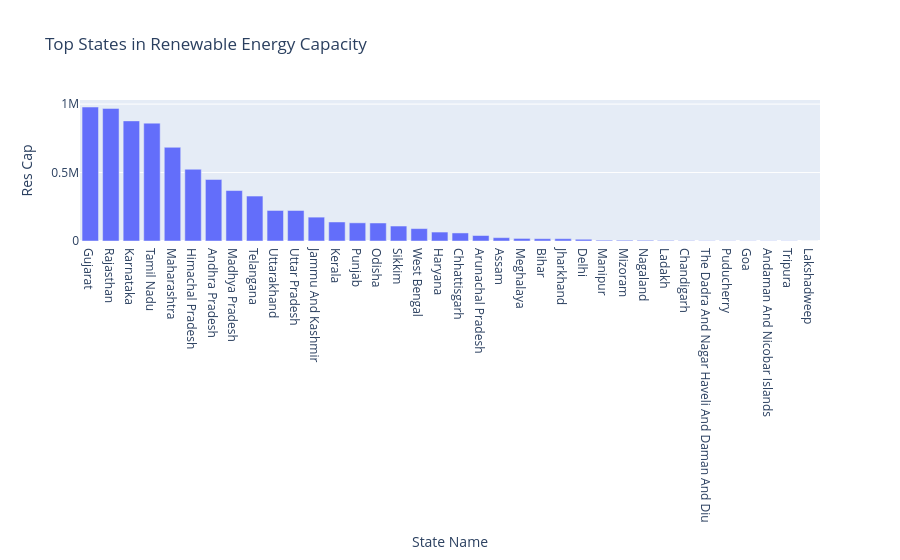

Source (notebook cell):
### Markdown cell above
The bar chart shows the top states in India with renewable source of energy capacity.

### Code cell
renew = cp.groupby('State Name')['Res Cap'].sum().reset_index()

fig = px.bar(
    renew.sort_values(by='Res Cap', ascending=False),
    x='State Name',
    y='Res Cap',
    title='Top States in Renewable Energy Capacity'
)

fig.show()

### Figure 1 — Plotly figure (JSON) as saved in the notebook; plotly's stock layout.template omitted (floating-point values rounded to 4 significant figures)
{"data": [{"hovertemplate": "State Name=%{x}<br>Res Cap=%{y}<extra></extra>", "legendgroup": "", "marker": {"color": "#636efa", "pattern": {"shape": ""}}, "name": "", "orientation": "v", "showlegend": false, "textposition": "auto", "type": "bar", "x": ["Gujarat", "Rajasthan", "Karnataka", "Tamil Nadu", "Maharashtra", "Himachal Pradesh", "Andhra Pradesh", "Madhya Pradesh", "Telangana", "Uttarakhand", "Uttar Pradesh", "Jammu And Kashmir", "Kerala", "Punjab", "Odisha", "Sikkim", "West Bengal", "Haryana", "Chhattisgarh", "Arunachal Pradesh", "Assam", "Meghalaya", "Bihar", "Jharkhand", "Delhi", "Manipur", "Mizoram", "Nagaland", "Ladakh", "Chandigarh", "The Dadra And Nagar Haveli And Daman And Diu", "Puducherry", "Goa", "Andaman And Nicobar Islands", "Tripura", "Lakshadweep"], "xaxis": "x", "y": [978400.0, 968500.0, 877400.0, 861000.0, 684400.0, 524100.0, 449400.0, 368500.0, 328400.0, 223100.0, 222800.0, 174300.0, 138900.0, 132700.0, 131600.0, 109400.0, 90640.0, 65400.0, 58820.0, 40200.0, 24450.0, 18870.0, 16980.0, 16870.0, 12700.0, 5876.0, 5536.0, 5086.0, 4116.0, 2555.0, 1891.0, 1618.0, 1429.0, 1405.0, 1362.0, 161.0], "yaxis": "y"}], "layout": {"barmode": "relative", "legend": {"tracegroupgap": 0}, "title": {"text": "Top States in Renewable Energy Capacity"}, "xaxis": {"anchor": "y", "domain": [0, 1], "title": {"text": "State Name"}}, "yaxis": {"anchor": "x", "domain": [0, 1], "title": {"text": "Res Cap"}}}}
